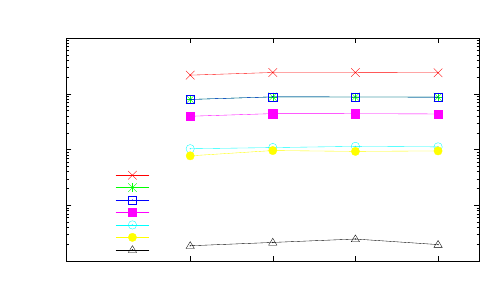

Generate this figure with gnuplot:
#terminal = "pngcairo"
#output = "density.png"

if (!exists("input")) input = "dens.dat"

set datafile missing "NaN"
#stats input using 2 nooutput

if (!exists("fileCount")) {
	fileCount = 4 # STATS_blocks
}

if (!exists("schemeCount")) {
	schemeCount = 7 # (STATS_records + STATS_invalid) / STATS_blocks
}

if (exists("terminal")) {
	set terminal terminal pdf blacktext mono solid
}
else {
	set terminal windows monochrome solid
}

show terminal

if (exists("output")) set output output

set title "Watermark Density"
set style data linespoints

set key autotitle columnhead left bottom

set ylabel "Average Watermarks per Full Page"
set yrange [ 0.1 : 1000 ]
set logscale y

set xlabel "Document"
set xrange [ -1.5 : fileCount - 0.5 ]

plot for [ i = 1 : schemeCount ] input using i + 4 : xticlabels(1) pointtype i + 1
